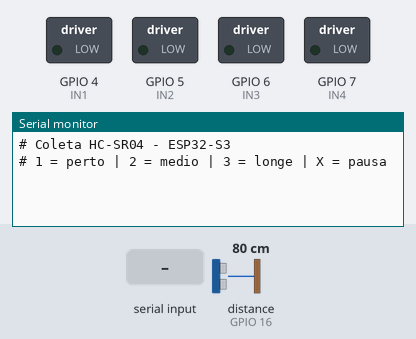
Simulated run of this sketch. Board: ESP32-S3. Parts: switched loads named in the sketch (green lamp = pin HIGH), the last lines printed to the serial monitor. Wiring (inferred from the names in the program): ultrasonic range finder: trigger GPIO 15; echo GPIO 16. The inputs (shaded band) are chosen by the test bench; at power-on: distance to the obstacle (sensor on GPIO 16) 80 cm. The echo pulse lasts 58.3 µs per cm; pins used as bus, display or sensor lines are not drawn.

Above: at 1.8 s.
1.9 s: "X" received over Serial
At 2.5 s:
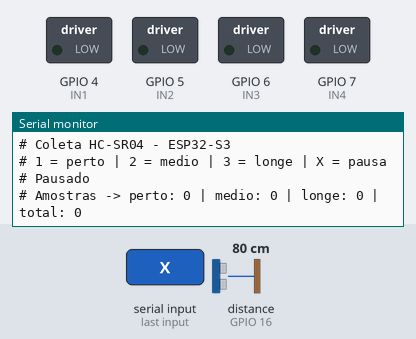
3.4 s: "1" received over Serial
At 3.59 s:
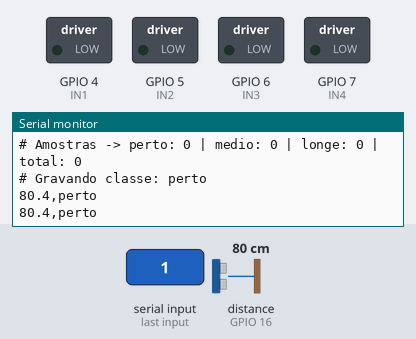
4.9 s: "2" received over Serial
At 5.1 s:
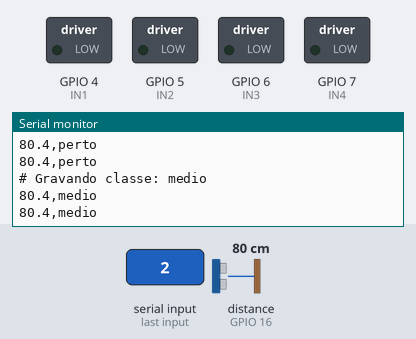

Measured:
- after the input at 1.9 s, the serial monitor: prints a new line at once (image 1)
- after the input at 3.4 s, the serial monitor: prints a new line at once (image 2)
- after the input at 4.9 s, the serial monitor: prints a new line at once (image 3)

The sketch:

coleta_dataset.ino
```cpp
// =====================================================================
//  CP2 - Coleta de dados do HC-SR04 para o Edge Impulse
//  ESP32-S3-DevKitC-1
//  Comandos pelo Serial (115200):
//    1 = grava classe "perto" | 2 = "medio" | 3 = "longe" | X = pausa
//  Saída: linhas "distancia,label" prontas para o CSV.
//  Linhas que começam com '#' são mensagens (não entram no CSV).
//  Project-based Maker Lab - FIAP
// =====================================================================

// ---------------------- PINAGEM ----------------------
const int IN1 = 4;   // Motores ficam parados durante a coleta
const int IN2 = 5;
const int IN3 = 6;
const int IN4 = 7;

const int TRIGGER = 15;
const int ECHO    = 16;  // via divisor de tensão

// ---------------------- AJUSTES ----------------------
const float DISTANCIA_MAX = 200.0;            // cm: acima disso (ou sem eco) vira 200
const float DISTANCIA_MIN = 2.0;              // cm: limite inferior do sensor
const int   JANELA_MEDIA  = 5;                // leituras na média móvel
const unsigned long INTERVALO_AMOSTRA = 100;  // ms entre amostras

const char* CLASSES[] = { "perto", "medio", "longe" };

float leituras[JANELA_MEDIA];
int indiceLeitura = 0;

int classeAtual = -1;                          // -1 = pausado
int contagem[3] = { 0, 0, 0 };
unsigned long ultimaAmostra = 0;

// ---------------------- SENSOR ----------------------
float medirDistancia() {
  digitalWrite(TRIGGER, LOW);
  delayMicroseconds(2);
  digitalWrite(TRIGGER, HIGH);
  delayMicroseconds(10);
  digitalWrite(TRIGGER, LOW);

  long t = pulseIn(ECHO, HIGH, 30000UL);     // timeout de 30 ms (~5 m)
  if (t == 0) return DISTANCIA_MAX;          // sem eco = nada à frente
  float d = t / 58.0;                         // tempo -> cm
  return constrain(d, DISTANCIA_MIN, DISTANCIA_MAX);
}

// Média das últimas JANELA_MEDIA leituras (remove o ruído do sensor)
float distanciaFiltrada() {
  leituras[indiceLeitura] = medirDistancia();
  indiceLeitura = (indiceLeitura + 1) % JANELA_MEDIA;

  float soma = 0;
  for (int i = 0; i < JANELA_MEDIA; i++) soma += leituras[i];
  return soma / JANELA_MEDIA;
}

// ---------------------- COMANDOS ----------------------
void mostrarContagem() {
  Serial.print("# Amostras -> perto: "); Serial.print(contagem[0]);
  Serial.print(" | medio: ");            Serial.print(contagem[1]);
  Serial.print(" | longe: ");            Serial.print(contagem[2]);
  Serial.print(" | total: ");
  Serial.println(contagem[0] + contagem[1] + contagem[2]);
}

void processarComando(char c) {
  c = toupper(c);
  if (c >= '1' && c <= '3') {
    classeAtual = c - '1';
    Serial.print("# Gravando classe: "); Serial.println(CLASSES[classeAtual]);
  } else if (c == 'X') {
    classeAtual = -1;
    Serial.println("# Pausado");
    mostrarContagem();
  }
}

// ---------------------- SETUP / LOOP ----------------------
void setup() {
  pinMode(IN1, OUTPUT); pinMode(IN2, OUTPUT);
  pinMode(IN3, OUTPUT); pinMode(IN4, OUTPUT);
  digitalWrite(IN1, LOW); digitalWrite(IN2, LOW);
  digitalWrite(IN3, LOW); digitalWrite(IN4, LOW);

  pinMode(TRIGGER, OUTPUT);
  pinMode(ECHO, INPUT);
  digitalWrite(TRIGGER, LOW);

  Serial.begin(115200);
  delay(500);

  // Preenche a média com leituras reais antes de começar
  for (int i = 0; i < JANELA_MEDIA; i++) {
    leituras[i] = medirDistancia();
    delay(30);
  }

  Serial.println("# Coleta HC-SR04 - ESP32-S3");
  Serial.println("# 1 = perto | 2 = medio | 3 = longe | X = pausa");
}

void loop() {
  if (Serial.available() > 0) {
    processarComando(Serial.read());
  }

  if (millis() - ultimaAmostra >= INTERVALO_AMOSTRA) {
    ultimaAmostra = millis();
    float d = distanciaFiltrada();      // sempre lê, para a média ficar atualizada

    if (classeAtual >= 0) {
      Serial.print(d, 1);
      Serial.print(",");
      Serial.println(CLASSES[classeAtual]);
      contagem[classeAtual]++;
    }
  }
}
```
